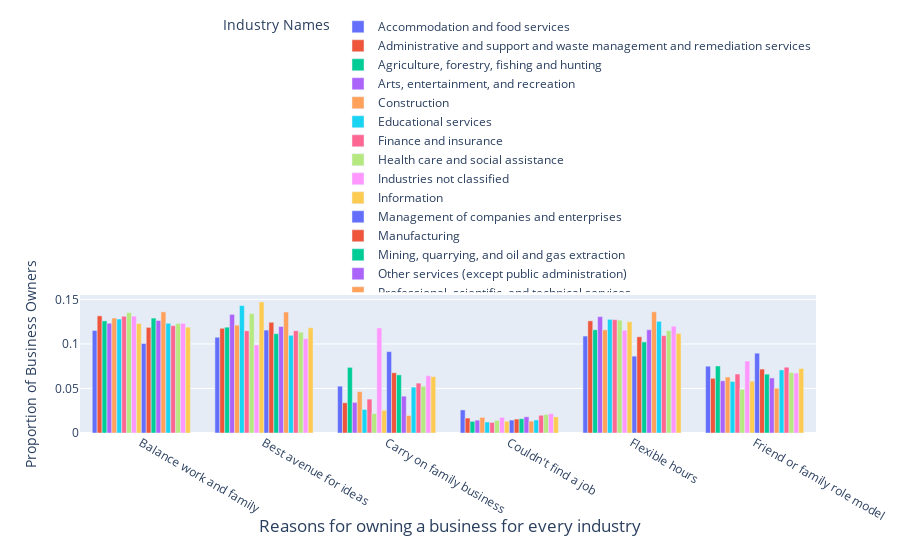
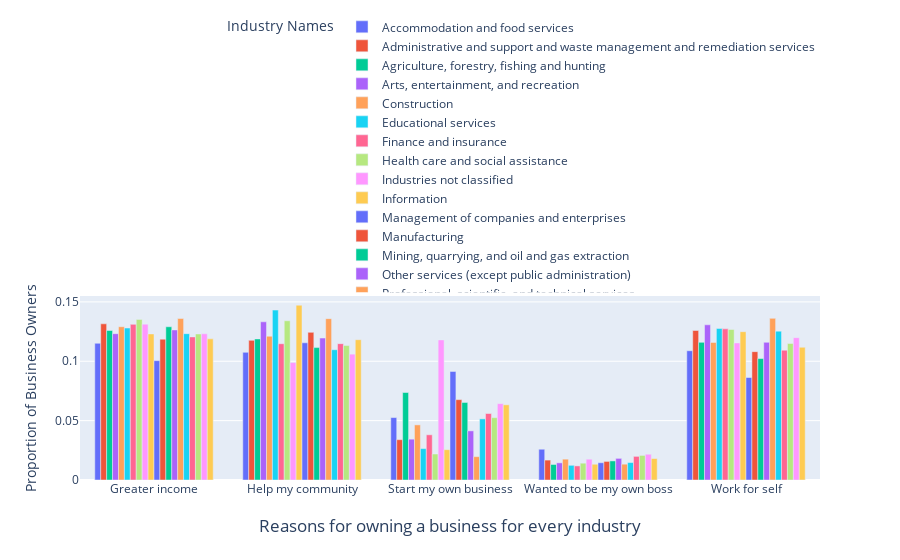

The cell these charts' notebook holds for them, in order:
### Markdown cell above
Visualization of each reason for every industry by propotions split into two bar charts for a more appealing visual

### Code cell
#im plotting a grouped bar chart of the proportions for each reason to make it more clear which reasons stand out for each

cols = df.columns
print(cols)
cols

"""https://www.w3resource.com/pandas/dataframe/dataframe-pivot.php"""



import plotly.graph_objects as go

print(type(df))

   
fig = go.Figure(data=[
    go.Bar(name=index, x=cols[:6], y=row[:len(row)-1].map(lambda x: x/row.mysum)) for index,row in df.iterrows()]
                )
   

# Change the bar mode
fig.update_layout(barmode='group',yaxis_title="Proportion of Business Owners",xaxis_title=" ",
                  legend_title="Industry Names",title={'text':"Reasons for owning a business for every industry",
        'y':0.05,
        'x':0.5,
        'xanchor': 'center',
        'yanchor': 'bottom'}, legend=dict(
    orientation="h",
    yanchor="bottom",
    y=1.02,
    xanchor="right",
    x=1))
#fig.write_image(r"../images/reasontownbusinessgrouped.png",format='png',engine='kaleido')
fig.show()


fig = go.Figure(data=[
    
    go.Bar(name=index, x=cols[6:-1], y=row[:len(row)-1].map(lambda x: x/row.mysum)) for index,row in df.iterrows()]
                )
   

# Change the bar mode
fig.update_layout(barmode='group',yaxis_title="Proportion of Business Owners",xaxis_title=" ",
                  legend_title="Industry Names",title={'text':"Reasons for owning a business for every industry",
        'y':0.05,
        'x':0.5,
        'xanchor': 'center',
        'yanchor': 'bottom'}, legend=dict(
    orientation="h",
    yanchor="bottom",
    y=1.02,
    xanchor="right",
    x=1))
#fig.write_image(r"../images/reasontownbusinessgrouped.png",format='png',engine='kaleido')
fig.show()

### Figure 1 — Plotly figure (JSON) as saved in the notebook; plotly's stock layout.template omitted (floating-point values rounded to 4 significant figures)
{"data": [{"name": "Accommodation and food services", "type": "bar", "x": ["Balance work and family", "Best avenue for ideas", "Carry on family business", "Couldn't find a job", "Flexible hours", "Friend or family role model"], "y": [0.1151, 0.1075, 0.05258, 0.02591, 0.1089, 0.075, 0.1324, 0.06483, 0.1133, 0.1323, 0.07224]}, {"name": "Administrative and support and waste management and remediation services", "type": "bar", "x": ["Balance work and family", "Best avenue for ideas", "Carry on family business", "Couldn't find a job", "Flexible hours", "Friend or family role model"], "y": [0.1315, 0.1176, 0.03396, 0.01677, 0.1259, 0.06141, 0.1435, 0.04733, 0.1054, 0.1424, 0.07421]}, {"name": "Agriculture, forestry, fishing and hunting", "type": "bar", "x": ["Balance work and family", "Best avenue for ideas", "Carry on family business", "Couldn't find a job", "Flexible hours", "Friend or family role model"], "y": [0.1259, 0.1188, 0.07368, 0.01307, 0.1159, 0.07527, 0.1426, 0.04301, 0.09171, 0.1307, 0.06929]}, {"name": "Arts, entertainment, and recreation", "type": "bar", "x": ["Balance work and family", "Best avenue for ideas", "Carry on family business", "Couldn't find a job", "Flexible hours", "Friend or family role model"], "y": [0.1232, 0.1332, 0.03437, 0.01445, 0.1307, 0.05862, 0.1331, 0.06084, 0.0974, 0.1425, 0.07161]}, {"name": "Construction", "type": "bar", "x": ["Balance work and family", "Best avenue for ideas", "Carry on family business", "Couldn't find a job", "Flexible hours", "Friend or family role model"], "y": [0.1291, 0.1211, 0.04642, 0.01756, 0.1158, 0.06282, 0.1452, 0.04325, 0.1059, 0.1392, 0.07364]}, {"name": "Educational services", "type": "bar", "x": ["Balance work and family", "Best avenue for ideas", "Carry on family business", "Couldn't find a job", "Flexible hours", "Friend or family role model"], "y": [0.128, 0.1431, 0.02643, 0.01238, 0.1276, 0.05788, 0.1224, 0.08854, 0.09447, 0.133, 0.06612]}, {"name": "Finance and insurance", "type": "bar", "x": ["Balance work and family", "Best avenue for ideas", "Carry on family business", "Couldn't find a job", "Flexible hours", "Friend or family role model"], "y": [0.1311, 0.1148, 0.03807, 0.01188, 0.1273, 0.06622, 0.1462, 0.05718, 0.09497, 0.1408, 0.07165]}, {"name": "Health care and social assistance", "type": "bar", "x": ["Balance work and family", "Best avenue for ideas", "Carry on family business", "Couldn't find a job", "Flexible hours", "Friend or family role model"], "y": [0.1352, 0.1341, 0.02188, 0.01417, 0.1267, 0.04919, 0.1324, 0.08216, 0.09173, 0.1411, 0.07134]}, {"name": "Industries not classified", "type": "bar", "x": ["Balance work and family", "Best avenue for ideas", "Carry on family business", "Couldn't find a job", "Flexible hours", "Friend or family role model"], "y": [0.1312, 0.09892, 0.118, 0.01752, 0.1154, 0.08083, 0.1009, 0.04721, 0.09047, 0.1304, 0.0691]}, {"name": "Information", "type": "bar", "x": ["Balance work and family", "Best avenue for ideas", "Carry on family business", "Couldn't find a job", "Flexible hours", "Friend or family role model"], "y": [0.123, 0.1472, 0.02554, 0.01327, 0.1249, 0.05819, 0.1461, 0.04816, 0.09818, 0.1465, 0.06897]}, {"name": "Management of companies and enterprises", "type": "bar", "x": ["Balance work and family", "Best avenue for ideas", "Carry on family business", "Couldn't find a job", "Flexible hours", "Friend or family role model"], "y": [0.1005, 0.1155, 0.09138, 0.01455, 0.08629, 0.08962, 0.1411, 0.06428, 0.09887, 0.134, 0.06393]}, {"name": "Manufacturing", "type": "bar", "x": ["Balance work and family", "Best avenue for ideas", "Carry on family business", "Couldn't find a job", "Flexible hours", "Friend or family role model"], "y": [0.1186, 0.1243, 0.06766, 0.01565, 0.1081, 0.07178, 0.1406, 0.04455, 0.09941, 0.1376, 0.07178]}, {"name": "Mining, quarrying, and oil and gas extraction", "type": "bar", "x": ["Balance work and family", "Best avenue for ideas", "Carry on family business", "Couldn't find a job", "Flexible hours", "Friend or family role model"], "y": [0.129, 0.1115, 0.06529, 0.01608, 0.1023, 0.0661, 0.1599, 0.03822, 0.1055, 0.1323, 0.07384]}, {"name": "Other services (except public administration)", "type": "bar", "x": ["Balance work and family", "Best avenue for ideas", "Carry on family business", "Couldn't find a job", "Flexible hours", "Friend or family role model"], "y": [0.1264, 0.1196, 0.04138, 0.01821, 0.116, 0.06182, 0.1367, 0.05465, 0.1112, 0.1408, 0.07341]}, {"name": "Professional, scientific, and technical services", "type": "bar", "x": ["Balance work and family", "Best avenue for ideas", "Carry on family business", "Couldn't find a job", "Flexible hours", "Friend or family role model"], "y": [0.136, 0.1359, 0.01966, 0.01332, 0.1361, 0.05027, 0.1452, 0.04441, 0.09541, 0.152, 0.07175]}, {"name": "Real estate and rental and leasing", "type": "bar", "x": ["Balance work and family", "Best avenue for ideas", "Carry on family business", "Couldn't find a job", "Flexible hours", "Friend or family role model"], "y": [0.1232, 0.1097, 0.05149, 0.01468, 0.1254, 0.0708, 0.1464, 0.05121, 0.09697, 0.135, 0.07509]}, {"name": "Retail trade", "type": "bar", "x": ["Balance work and family", "Best avenue for ideas", "Carry on family business", "Couldn't find a job", "Flexible hours", "Friend or family role model"], "y": [0.1205, 0.1148, 0.056, 0.0199, 0.1093, 0.07388, 0.13, 0.06089, 0.1074, 0.135, 0.07235]}, {"name": "Transportation and warehousing", "type": "bar", "x": ["Balance work and family", "Best avenue for ideas", "Carry on family business", "Couldn't find a job", "Flexible hours", "Friend or family role model"], "y": [0.123, 0.1132, 0.05251, 0.0207, 0.1149, 0.0679, 0.1456, 0.04412, 0.108, 0.1371, 0.07292]}, {"name": "Utilities", "type": "bar", "x": ["Balance work and family", "Best avenue for ideas", "Carry on family business", "Couldn't find a job", "Flexible hours", "Friend or family role model"], "y": [0.1231, 0.106, 0.06432, 0.02171, 0.1199, 0.06729, 0.1348, 0.04436, 0.1069, 0.132, 0.07956]}, {"name": "Wholesale trade", "type": "bar", "x": ["Balance work and family", "Best avenue for ideas", "Carry on family business", "Couldn't find a job", "Flexible hours", "Friend or family role model"], "y": [0.1189, 0.1182, 0.06331, 0.01808, 0.1118, 0.07249, 0.1452, 0.04303, 0.1002, 0.1366, 0.07228]}], "layout": {"barmode": "group", "legend": {"orientation": "h", "title": {"text": "Industry Names"}, "x": 1, "xanchor": "right", "y": 1.02, "yanchor": "bottom"}, "title": {"text": "Reasons for owning a business for every industry", "x": 0.5, "xanchor": "center", "y": 0.05, "yanchor": "bottom"}, "xaxis": {"title": {"text": " "}}, "yaxis": {"title": {"text": "Proportion of Business Owners"}}}}

### Figure 2 — Plotly figure (JSON) as saved in the notebook; plotly's stock layout.template omitted (floating-point values rounded to 4 significant figures)
{"data": [{"name": "Accommodation and food services", "type": "bar", "x": ["Greater income", "Help my community", "Start my own business", "Wanted to be my own boss", "Work for self"], "y": [0.1151, 0.1075, 0.05258, 0.02591, 0.1089, 0.075, 0.1324, 0.06483, 0.1133, 0.1323, 0.07224]}, {"name": "Administrative and support and waste management and remediation services", "type": "bar", "x": ["Greater income", "Help my community", "Start my own business", "Wanted to be my own boss", "Work for self"], "y": [0.1315, 0.1176, 0.03396, 0.01677, 0.1259, 0.06141, 0.1435, 0.04733, 0.1054, 0.1424, 0.07421]}, {"name": "Agriculture, forestry, fishing and hunting", "type": "bar", "x": ["Greater income", "Help my community", "Start my own business", "Wanted to be my own boss", "Work for self"], "y": [0.1259, 0.1188, 0.07368, 0.01307, 0.1159, 0.07527, 0.1426, 0.04301, 0.09171, 0.1307, 0.06929]}, {"name": "Arts, entertainment, and recreation", "type": "bar", "x": ["Greater income", "Help my community", "Start my own business", "Wanted to be my own boss", "Work for self"], "y": [0.1232, 0.1332, 0.03437, 0.01445, 0.1307, 0.05862, 0.1331, 0.06084, 0.0974, 0.1425, 0.07161]}, {"name": "Construction", "type": "bar", "x": ["Greater income", "Help my community", "Start my own business", "Wanted to be my own boss", "Work for self"], "y": [0.1291, 0.1211, 0.04642, 0.01756, 0.1158, 0.06282, 0.1452, 0.04325, 0.1059, 0.1392, 0.07364]}, {"name": "Educational services", "type": "bar", "x": ["Greater income", "Help my community", "Start my own business", "Wanted to be my own boss", "Work for self"], "y": [0.128, 0.1431, 0.02643, 0.01238, 0.1276, 0.05788, 0.1224, 0.08854, 0.09447, 0.133, 0.06612]}, {"name": "Finance and insurance", "type": "bar", "x": ["Greater income", "Help my community", "Start my own business", "Wanted to be my own boss", "Work for self"], "y": [0.1311, 0.1148, 0.03807, 0.01188, 0.1273, 0.06622, 0.1462, 0.05718, 0.09497, 0.1408, 0.07165]}, {"name": "Health care and social assistance", "type": "bar", "x": ["Greater income", "Help my community", "Start my own business", "Wanted to be my own boss", "Work for self"], "y": [0.1352, 0.1341, 0.02188, 0.01417, 0.1267, 0.04919, 0.1324, 0.08216, 0.09173, 0.1411, 0.07134]}, {"name": "Industries not classified", "type": "bar", "x": ["Greater income", "Help my community", "Start my own business", "Wanted to be my own boss", "Work for self"], "y": [0.1312, 0.09892, 0.118, 0.01752, 0.1154, 0.08083, 0.1009, 0.04721, 0.09047, 0.1304, 0.0691]}, {"name": "Information", "type": "bar", "x": ["Greater income", "Help my community", "Start my own business", "Wanted to be my own boss", "Work for self"], "y": [0.123, 0.1472, 0.02554, 0.01327, 0.1249, 0.05819, 0.1461, 0.04816, 0.09818, 0.1465, 0.06897]}, {"name": "Management of companies and enterprises", "type": "bar", "x": ["Greater income", "Help my community", "Start my own business", "Wanted to be my own boss", "Work for self"], "y": [0.1005, 0.1155, 0.09138, 0.01455, 0.08629, 0.08962, 0.1411, 0.06428, 0.09887, 0.134, 0.06393]}, {"name": "Manufacturing", "type": "bar", "x": ["Greater income", "Help my community", "Start my own business", "Wanted to be my own boss", "Work for self"], "y": [0.1186, 0.1243, 0.06766, 0.01565, 0.1081, 0.07178, 0.1406, 0.04455, 0.09941, 0.1376, 0.07178]}, {"name": "Mining, quarrying, and oil and gas extraction", "type": "bar", "x": ["Greater income", "Help my community", "Start my own business", "Wanted to be my own boss", "Work for self"], "y": [0.129, 0.1115, 0.06529, 0.01608, 0.1023, 0.0661, 0.1599, 0.03822, 0.1055, 0.1323, 0.07384]}, {"name": "Other services (except public administration)", "type": "bar", "x": ["Greater income", "Help my community", "Start my own business", "Wanted to be my own boss", "Work for self"], "y": [0.1264, 0.1196, 0.04138, 0.01821, 0.116, 0.06182, 0.1367, 0.05465, 0.1112, 0.1408, 0.07341]}, {"name": "Professional, scientific, and technical services", "type": "bar", "x": ["Greater income", "Help my community", "Start my own business", "Wanted to be my own boss", "Work for self"], "y": [0.136, 0.1359, 0.01966, 0.01332, 0.1361, 0.05027, 0.1452, 0.04441, 0.09541, 0.152, 0.07175]}, {"name": "Real estate and rental and leasing", "type": "bar", "x": ["Greater income", "Help my community", "Start my own business", "Wanted to be my own boss", "Work for self"], "y": [0.1232, 0.1097, 0.05149, 0.01468, 0.1254, 0.0708, 0.1464, 0.05121, 0.09697, 0.135, 0.07509]}, {"name": "Retail trade", "type": "bar", "x": ["Greater income", "Help my community", "Start my own business", "Wanted to be my own boss", "Work for self"], "y": [0.1205, 0.1148, 0.056, 0.0199, 0.1093, 0.07388, 0.13, 0.06089, 0.1074, 0.135, 0.07235]}, {"name": "Transportation and warehousing", "type": "bar", "x": ["Greater income", "Help my community", "Start my own business", "Wanted to be my own boss", "Work for self"], "y": [0.123, 0.1132, 0.05251, 0.0207, 0.1149, 0.0679, 0.1456, 0.04412, 0.108, 0.1371, 0.07292]}, {"name": "Utilities", "type": "bar", "x": ["Greater income", "Help my community", "Start my own business", "Wanted to be my own boss", "Work for self"], "y": [0.1231, 0.106, 0.06432, 0.02171, 0.1199, 0.06729, 0.1348, 0.04436, 0.1069, 0.132, 0.07956]}, {"name": "Wholesale trade", "type": "bar", "x": ["Greater income", "Help my community", "Start my own business", "Wanted to be my own boss", "Work for self"], "y": [0.1189, 0.1182, 0.06331, 0.01808, 0.1118, 0.07249, 0.1452, 0.04303, 0.1002, 0.1366, 0.07228]}], "layout": {"barmode": "group", "legend": {"orientation": "h", "title": {"text": "Industry Names"}, "x": 1, "xanchor": "right", "y": 1.02, "yanchor": "bottom"}, "title": {"text": "Reasons for owning a business for every industry", "x": 0.5, "xanchor": "center", "y": 0.05, "yanchor": "bottom"}, "xaxis": {"title": {"text": " "}}, "yaxis": {"title": {"text": "Proportion of Business Owners"}}}}
